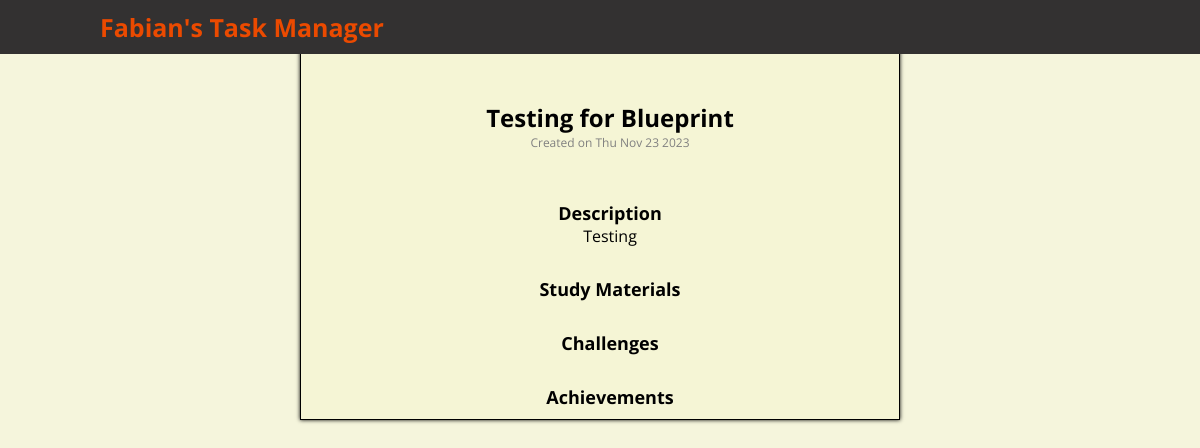
The page /task/3 (signed in) on the database its author committed.
### app/models.py (models this page shows, shortened)
class User(db.Model, UserMixin):
    id = db.Column(db.Integer, primary_key=True)
    username = db.Column(db.String(20), unique=True, nullable=False)
    email = db.Column(db.String(120), unique=True, nullable=False)
    password = db.Column(db.String(120), nullable=False)
    image_file = db.Column(db.String(20), nullable=False, default='default.jpg')
    tasks = db.relationship('Task', backref='user', lazy=True)

class Task(db.Model):
    id = db.Column(db.Integer, primary_key=True)
    title = db.Column(db.String(100), nullable=False)
    description = db.Column(db.Text, nullable=True)
    resources = db.Column(db.Text, nullable=True)
    challenges = db.Column(db.Text, nullable=True)
    achievements = db.Column(db.Text, nullable=True)
    created_date = db.Column(db.DateTime, nullable=False, default=datetime.utcnow)
    completed = db.Column(db.Boolean, default=False)
    user_id = db.Column(db.Integer, db.ForeignKey('user.id'), nullable=False)

### app/tasks/routes.py (the view)
@tasks.route('/task/<int:task_id>', methods=['GET', 'POST'])
@login_required
def task(task_id):
    task = Task.query.get_or_404(task_id)
    return render_template('task.html', title='Task',task=task)

### app/models.py (called while the page is built)
@login.user_loader
def load_user(user_id):
    return User.query.get(int(user_id))

### app/templates/task.html (shortened to what this page needs)
{% extends "home.html" %}
{%  block styles %}
<link rel="stylesheet" href="{{ url_for('static', filename='css/task.css') }}">
{% endblock %}
{% block body %}
<nav>
    <a href="{{ url_for('tasks.dashboard') }}" class="logo">{{ current_user.username }}'s Task Manager</a>
</nav>
<div class="task-detail">
    <h2 class="task-title">{{ task.title }}</h2>
    <p class="created-date">Created on {{ task.created_date.strftime('%a %b %d %Y') }}</p>
    <div class="detail-section">
        <h3 class="detail-heading">Description</h3>
        <p class="detail-text">{{ task.description|safe }}</p>
    </div>
    <div class="detail-section">
        <h3 class="detail-heading">Study Materials</h3>
    </div>
    <div class="detail-section">
        <h3 class="detail-heading">Challenges</h3>
    </div>
    <div class="detail-section">
        <h3 class="detail-heading">Achievements</h3>
    </div>
</div>
{% endblock %}

### app/static/css/task.css (style rules this page uses)
* { margin: 0; padding: 0; box-sizing: border-box; font-family: 'Open Sans', sans-serif; }
nav { position: fixed; width: 100%; padding: 10px 0; z-index: 3; background-color: rgb(51, 49, 49); margin-bottom: 100px; }
.logo { text-decoration: none; color: #eb4a00; text-shadow: 3px; font-size: 25px; font-weight: 700; padding: 10px 100px; }
.task-detail { display: block; margin: auto; padding-top: 100px; max-width: 600px; text-align: center; padding-left: 20px; border: 1px solid black; box-shadow: 0px 0px 4px 0px black; background-color:rgb(245, 245, 213); }
.task-title { font-size: 24px; text-align: center; }
.created-date { font-size: 12px; margin-bottom: 50px; color: gray; text-align: center; }
.detail-section { margin-top: 20px; padding-bottom: 10px; padding-left: 10px; padding-right: 10px; }
.detail-heading { font-size: 18px; }
.detail-text { font-size: 14px; padding-left: 20px; }

### rows shown on the page
User: username "Fabian"
Task: title "Testing for Blueprint", created_date "Thu Nov 23 2023", description "Testing"
